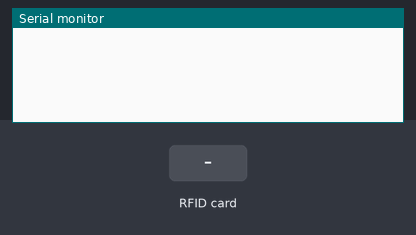
This sketch was run on a simulated Arduino Uno, built with avr-gcc and run on an emulated ATmega328P. Shown: the last lines printed to the serial monitor. The inputs (shaded band) are chosen by the test bench.

Above: at 1.2 s.
1.3 s: RFID card 04 4A 4E 79 39 61 81 held to the reader
At 2.5 s:
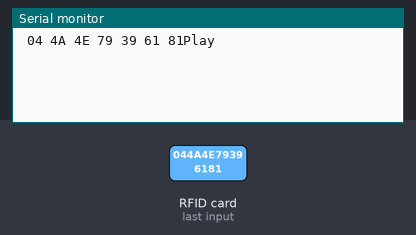
2.8 s: RFID card 04 26 46 79 39 61 80 held to the reader
At 3.9 s:
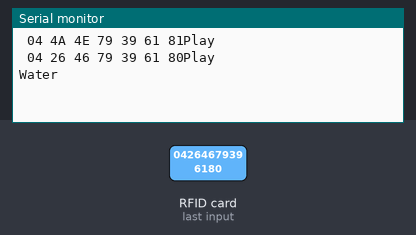
4.3 s: RFID card 04 27 15 7A 39 61 80 held to the reader
At 5.5 s:
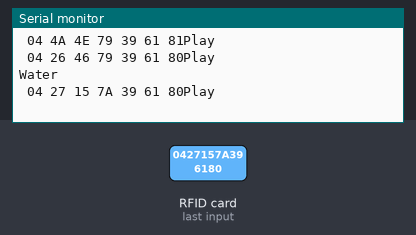
5.8 s: RFID card 5E 7A 19 C4 held to the reader
At 7.2 s:
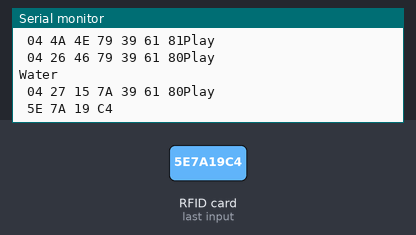

Measured:
- after the input at 1.3 s, the serial monitor: prints a new line at once (image 1)
- after the input at 2.8 s, the serial monitor: prints a new line at once (image 2)
- after the input at 4.3 s, the serial monitor: prints a new line at once (image 3)
- after the input at 5.8 s, the serial monitor: prints a new line at once (image 4)

The sketch:

rfid.ino
```cpp
#include <SPI.h>
#include <MFRC522.h>

#define SS_PIN 10
#define RST_PIN 9
#define RED 2
#define Green 3
MFRC522 mfrc522(SS_PIN, RST_PIN);   // Create MFRC522 instance.

void setup()
{
  Serial.begin(9600);   // Initiate a serial communication
  SPI.begin();      // Initiate  SPI bus
  mfrc522.PCD_Init();   // Initiate MFRC522
  Serial.println();
  pinMode(LED_BUILTIN, OUTPUT);
  //   digitalWrite(LED_BUILTIN, LOW);    // turn the LED off by making the voltage LOW
  //   digitalWrite(Green, LOW);
  //   digitalWrite(RED, LOW);
  // set up the LCD's number of columns and rows:
  // Print a message to the LCD.

}
void loop()
{
  // Look for new cards
  if ( ! mfrc522.PICC_IsNewCardPresent())
  {
    return;
  }
  // Select one of the cards
  if ( ! mfrc522.PICC_ReadCardSerial())
  {
    return;
  }
  //Show UID on serial monitor
//  Serial.print("UID tag :");
  String content = "";
  byte letter;
  for (byte i = 0; i < mfrc522.uid.size; i++)
  {
    Serial.print(mfrc522.uid.uidByte[i] < 0x10 ? " 0" : " ");
    Serial.print(mfrc522.uid.uidByte[i], HEX);
    content.concat(String(mfrc522.uid.uidByte[i] < 0x10 ? " 0" : " "));
    content.concat(String(mfrc522.uid.uidByte[i], HEX));
  }

  content.toUpperCase();

//  Serial.println();
    if ((content.substring(1) == "04 4A 4E 79 39 61 81")|| (content.substring(1) == "04 26 46 79 39 61 80") || (content.substring(1) == "04 27 15 7A 39 61 80") )
    {
      Serial.println("Play");
    }
    if ((content.substring(1) == "04 0D D1 79 39 61 80") || (content.substring(1) == "04 12 44 7A 39 61 80") || (content.substring(1) == "04 D5 10 7A 39 61 80") || (content.substring(1) == "04 26 52 79 39 61 80") )
    {
      Serial.println("Food");
    }
        if ((content.substring(1) == "04 77 FF 79 39 61 81") || (content.substring(1) == "04 26 46 79 39 61 80") )
    {
      Serial.println("Water");
    }
  //
  // else   {
  //
  //    Serial.println(" Access denied");
  //     digitalWrite(LED_BUILTIN, LOW);    // turn the LED off by making the voltage LOW
  //    digitalWrite(RED, HIGH);
  //    delay(10000);
  //    digitalWrite(RED, LOW);
  //
  //  }
}
```
